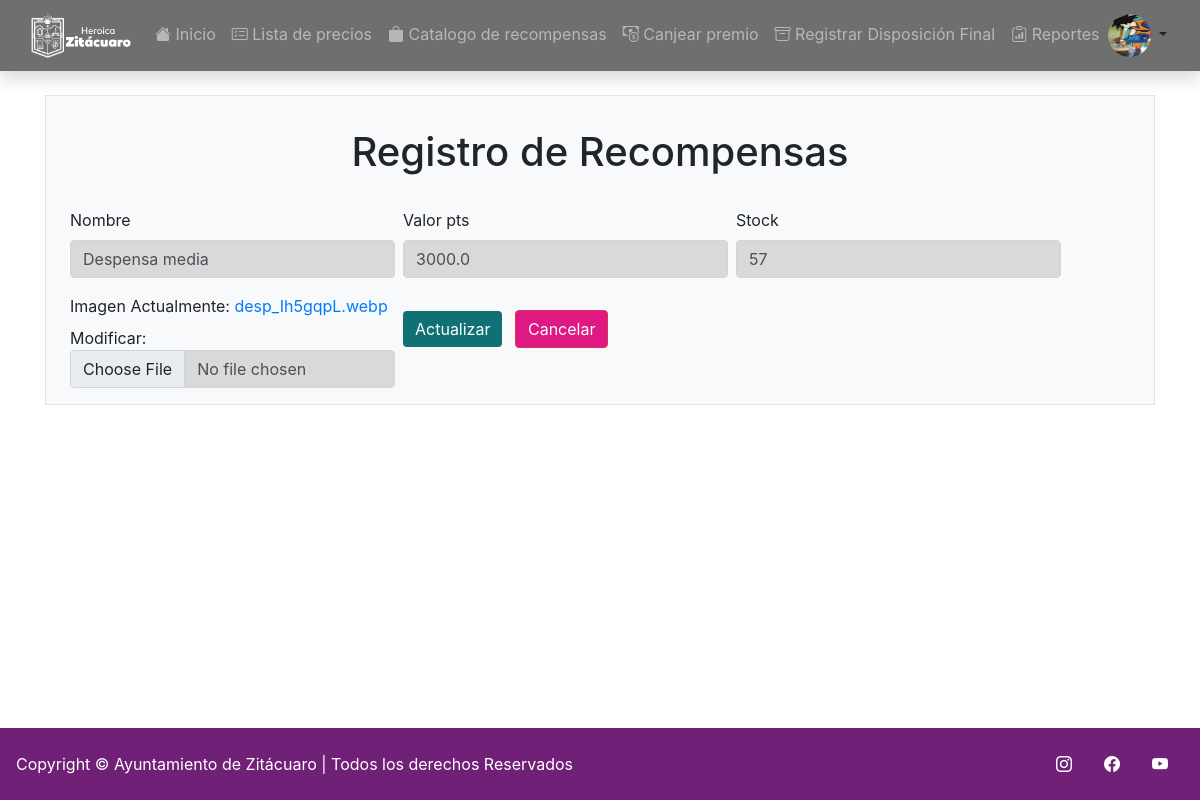
The page /premios/editar/2 (signed in) on the database its author committed.
### reciclaje/models.py (models this page shows, shortened)
class User(AbstractUser):
    username = None
    Normal = 'Normal'
    ter_edad = 'Tercera Edad'
    Embarazadas = 'Embarazadas'
    Tipos =[
        (Normal, 'Normal'),
        (ter_edad, 'Tercera Edad'),
        (Embarazadas, 'Embarazadas')
    ]
    CURP = models.CharField(unique=True,  max_length = 18)
    fechaNacimiento = models.DateField(null = True, blank = True)
    puntos = models.IntegerField(blank = True, null = True, default=0)
    pic = models.ImageField(default='unknown.jpg')
    tipo = models.CharField(choices=Tipos, default=Normal, max_length=12)
    REQUIRED_FIELDS = []
    USERNAME_FIELD = 'CURP'
    class Meta:
        permissions = (("admin", "Funciones admin"),("recolector", "Funciones recolector"),("canjeador", "Funciones canjeador"))

class Premio(models.Model):
    nombre = models.CharField(max_length = 35)
    valor = models.DecimalField(default=1.0, max_digits=10, decimal_places=1)
    stock = models.IntegerField()
    imagen = models.ImageField()

### reciclaje/views.py (the view, shortened to what this page needs)
# urls.py: path('premios/editar/<str:pk>', RecompensasActulizar.as_view(template_name="reciclaje/PremioUpdate.html"), name='editarPremio'),
class RecompensasActulizar( PermissionRequiredMixin, SuccessMessageMixin, UpdateView):
    permission_required = 'reciclaje.admin'
    model = Premio
    form = Premio
    fields = "__all__"
    success_message = 'Premio Actualizado Correctamente'

### reciclaje/templates/reciclaje/PremioUpdate.html (shortened to what this page needs)
{% extends 'reciclaje/base.html' %}
{% block content %}
<!DOCTYPE html>
<html lang="en">
<head>
    {% load bootstrap4 %}
    {% bootstrap_css %}
    {% load static %}
    {% load widget_tweaks %}
</head>
<body>
    <main class="container p-2 bg-light border" style="">
        <h1 class="text-center my-4">
            Registro de Recompensas
        </h1>
        <form action="" method="post" enctype="multipart/form-data" class="d-flex flex-wrap px-3">
            <div class="form-group mr-2 my-2" >
                <label for="Nombre" class="txt_negrita">
                    Nombre
                </label>
                {{ form.nombre|add_class:"form-control"|attr:"style:background-color: #D9D9D9;  width: 325px;" }}
            </div>
            <div class="form-group mr-2 my-2" >
                <label for="Valor" class="txt_negrita">
                    Valor pts
                </label>
                {{ form.valor|add_class:"form-control"|attr:"style:background-color: #D9D9D9;  width: 325px;" | attr:"min= 1" }}
            </div>
            <div class="form-group mr-2 my-2" >
                <label for="Stock" class="txt_negrita">
                    Stock
                </label>
                {{ form.stock|add_class:"form-control"|attr:"style:background-color: #D9D9D9;  width: 325px;"  | attr:"min= 0"}}
            </div>
            <div class="form-group mr-2 my-2" >
                <label for="Imagen" class="txt_negrita">
                    Imagen
                </label>
                {{ form.imagen|add_class:"form-control"|attr:"style:background-color: #D9D9D9;  width: 325px;" }}
            </div>
            <div class="my-4">
                <button type="submit" class="btn btn-primary mr-2" style="background-color: #0f7173 ; border: #0f7173;">Actualizar</button>
                     <a href="../" type="submit" class="btn btn-danger mr-2" style="background-color: #e01883 ;">Cancelar</a>
            </div>
     </form>
    </main>
</body>
</html>
{% endblock %}

### reciclaje/templates/reciclaje/base.html (shortened to what this page needs)
{% load static %}
<!DOCTYPE html>
<html lang="es">
<head>
    <link rel="stylesheet" href='{% static 'reciclaje/css/'%}Styles.css'>
    <link href="https://cdn.jsdelivr.net/npm/bootstrap@5.2.2/dist/css/bootstrap.min.css" rel="stylesheet">
    <link rel="stylesheet" href="https://cdn.jsdelivr.net/npm/bootstrap-icons@1.9.1/font/bootstrap-icons.css">
    <link rel="stylesheet" href="https://cdn.datatables.net/responsive/2.4.0/css/responsive.dataTables.min.css">
    <link rel="stylesheet" type="text/css" href="https://cdn.jsdelivr.net/npm/daterangepicker/daterangepicker.css" />
    <link rel="stylesheet" type="text/css" href="https://cdn.datatables.net/1.13.1/css/jquery.dataTables.css">
    <link rel="stylesheet" type="text/css" href="https://cdn.datatables.net/1.13.1/css/dataTables.bootstrap5.css"/>
    <link rel="stylesheet" type="text/css" href="https://cdn.datatables.net/buttons/2.3.3/css/buttons.bootstrap5.css"/>
</head>
<body>
    <nav class="navbar navbar-dark navbar-expand-md shadow" style="background-color: #6F6F6F; margin-bottom: 24px;">
        <div class="container-fluid">
            <a class="navbar-brand" href="{% url 'homee' %}"><img src="{% static 'reciclaje/img/'%}HZG_SFB.png" alt="logo" width="100" height="45"></a>
            <div class="collapse navbar-collapse" id="navbarTogglerDemo02">
            <ul class="navbar-nav me-auto mb-2 mb-lg-0">
                {% url 'homee' as url %}
                <li class="nav-item ">
                    <a class="nav-link {% if request.path == url %}active{% endif %}" aria-current="page" href="{% url 'homee' %}"><i class="bi bi-house-fill"></i> Inicio </a>
                  </li>
                  {% url 'TablaEquivalencia' as url %}
                  <li class="nav-item">
                    <a class="nav-link {% if request.path == url %}active{% endif %}" href="{% url 'TablaEquivalencia' %}"><i class="bi bi-card-checklist"></i> Lista de precios</a>
                  </li>
                  {% url 'catalogo' as url %}
                  <li class="nav-item">
                    <a class="nav-link {% if request.path == url %}active{% endif %}" href="{% url 'catalogo' %}"><i class="bi bi-bag-fill"></i> Catalogo de recompensas</a>
                  </li>
                  {% if perms.reciclaje.canjeador %}
                  {% url 'canjearPremios' as url %}
                  <li class="nav-item">
                    <a class="nav-link {% if request.path == url %}active{% endif %}" href="{% url 'canjearPremios' %}"><i class="bi bi-cash-coin"></i> Canjear premio</a>
                  </li>
                  {% endif %}
                  {% if perms.reciclaje.recolector %}
                  {% url 'DispoEngtrega' as url %}
                  <li class="nav-item">
                    <a class="nav-link {% if request.path == url %}active{% endif %}" href="{% url 'DispoEngtrega' %}"><i class="bi bi-archive"></i> Registrar Disposición Final</a>
                  </li>
                  {% url 'reportes' as url %}
                  <li class="nav-item">
                    <a class="nav-link {% if request.path == url %}active{% endif %}" href="{% url 'reportes' %}"><i class="bi bi-clipboard-data"></i> Reportes</a>
                  </li>
                  {% endif %}
                  {% if user.is_authenticated%}
                  <div class="dropdown-center">
                    <a href="#" class="d-block link-dark text-decoration-none dropdown-toggle" data-bs-toggle="dropdown" aria-expanded="false">
                      <img src="{% static 'reciclaje/img/'%}{{request.user.pic}}" alt="mdo" width="43" height="43" class="rounded-circle">
                    </a>
                  </div>
                  {% endif %}
            </ul>
          </div>
      </nav>
      <div class="container" >
      {% block content %}(no content){% endblock %}
    </div>
    <footer class="footer" style="margin-top: auto;">
    <div class="row">
        <div class="col-6 d-flex justify-content-between align-items-center">
          <span class="mb-3 mb-md-0" style="color: white;">Copyright © Ayuntamiento de Zitácuaro | Todos los derechos Reservados </span>
        </div>
        <ul class="nav col-6 justify-content-end align-items-center list-unstyled d-flex">
          <a class="nav-link" href="https://www.instagram.com/zitacuaro_ayuntamiento/" style="color: white;"><i class="bi bi-instagram"></i></a>
          <a class="nav-link" href="https://www.facebook.com/ayuntamientozitacuaro/" style="color: white;"><i class="bi bi-facebook"></i></a>
          <a class="nav-link" href="https://www.youtube.com/channel/UC2m9bHbE2dXqnagMYmEag3A  " style="color: white;"><i class="bi bi-youtube"></i></a>
        </ul>
      </footer>
</body>
</html>

### reciclaje/static/reciclaje/css/Styles.css (style rules this page uses)
body { display: flex; flex-direction: column; min-height: 100vh; }
.footer { background-color: #702077; padding: 1rem; }

### rows shown on the page
User: user.pic (picture)
Premio: nombre "Despensa media", valor "3000.0", stock "57"
